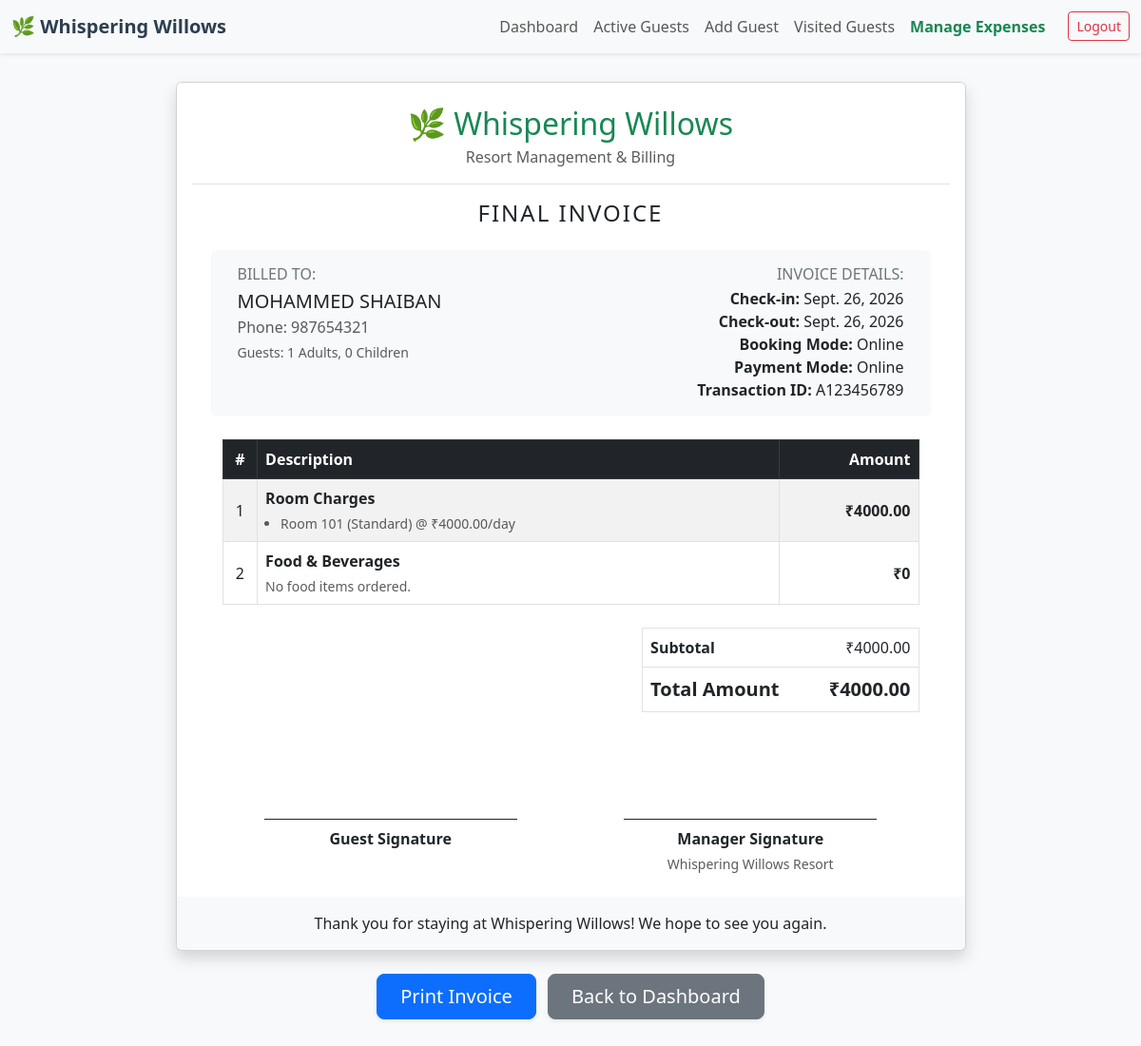
/view-bill/14/ (signed in), run on the app's committed database.
### resort/models.py (models this page shows, shortened)
class Guest(models.Model):
    MODE_CHOICES = (
        ('Online', 'Online'),
        ('Offline', 'Offline'),
    )
    name = models.CharField(max_length=200)
    phone_number = models.CharField(max_length=20)
    mode_of_booking = models.CharField(max_length=20, choices=MODE_CHOICES)
    booked_by = models.CharField(max_length=200, blank=True, null=True, help_text="Required if offline")
    number_of_adults = models.IntegerField(default=1)
    number_of_children = models.IntegerField(default=0)
    extra_bed_needed = models.BooleanField(default=False)
    extra_bed_rate = models.DecimalField(max_digits=10, decimal_places=2, default=Decimal('0.00'))
    check_in_date = models.DateField(default=timezone.now)
    check_out_date = models.DateField(blank=True, null=True)
    is_checked_out = models.BooleanField(default=False)
    PAYMENT_MODE_CHOICES = (
        ('Cash', 'Cash'),
        ('Card', 'Card'),
        ('Online', 'Online'),
    )
    payment_mode = models.CharField(max_length=20, choices=PAYMENT_MODE_CHOICES, blank=True, null=True)
    transaction_id = models.CharField(max_length=100, blank=True, null=True)
    @property
    def daily_room_rate(self):
        base_daily_rate = sum(room.rate_per_day for room in self.bookedroom_set.all())
        if self.extra_bed_needed:
            base_daily_rate += self.extra_bed_rate
        return base_daily_rate
    @property
    def total_room_bill(self):
        if not self.check_out_date:
            return Decimal('0.00')
        days = (self.check_out_date - self.check_in_date).days
        if days <= 0:
            days = 1
        return self.daily_room_rate * days
    @property
    def total_food_bill(self):
        return sum(order.total_amount for order in self.foodcharge_set.all())
    @property
    def total_bill(self):
        return self.total_room_bill + self.total_food_bill

class BookedRoom(models.Model):
    guest = models.ForeignKey(Guest, on_delete=models.CASCADE, null=True, blank=True)
    reservation = models.ForeignKey('channel_manager.Reservation', on_delete=models.CASCADE, null=True, blank=True, related_name='booked_rooms')
    physical_room = models.ForeignKey('channel_manager.PhysicalRoom', on_delete=models.SET_NULL, null=True, blank=True)
    room_type = models.CharField(max_length=100)
    room_number = models.CharField(max_length=50)
    rate_per_day = models.DecimalField(max_digits=10, decimal_places=2)

### resort/views.py (the view)
# urls.py: path('view-bill/<int:guest_id>/', views.view_bill, name='view_bill'),
@login_required
def view_bill(request, guest_id):
    guest = get_object_or_404(Guest, id=guest_id, is_checked_out=True)
    return render(request, 'resort/checkout_bill.html', {'guest': guest})

### resort/templates/resort/checkout_bill.html (shortened to what this page needs)
{% extends 'resort/base.html' %}
{% block content %}
<div class="row justify-content-center mb-5">
    <div class="col-md-9">
        <div class="card shadow" id="bill-card">
            <div class="card-header bg-white text-center border-bottom-0 pt-4 pb-0">
                <h2 class="mb-1 text-success font-weight-bold">🌿 Whispering Willows</h2>
                <p class="text-muted mb-3">Resort Management & Billing</p>
                <div class="border-top pt-3"></div>
            </div>
            <div class="card-body px-5 pt-0">
                <h4 class="text-center mb-4 font-weight-bold text-uppercase tracking-wider">Final Invoice</h4>
                <div class="row mb-4 bg-light p-3 rounded">
                    <div class="col-sm-6">
                        <h6 class="mb-1 text-secondary text-uppercase text-xs font-weight-bold">Billed To:</h6>
                        <div class="fs-5 font-weight-bold text-dark">{{ guest.name }}</div>
                        <div class="text-muted">Phone: {{ guest.phone_number }}</div>
                        <div class="text-muted small mt-1">Guests: {{ guest.number_of_adults }} Adults, {{ guest.number_of_children }} Children</div>
                    </div>
                    <div class="col-sm-6 text-sm-end mt-3 mt-sm-0">
                        <h6 class="mb-1 text-secondary text-uppercase text-xs font-weight-bold">Invoice Details:</h6>
                        <div class="text-dark"><strong>Check-in:</strong> {{ guest.check_in_date }}</div>
                        <div class="text-dark"><strong>Check-out:</strong> {{ guest.check_out_date }}</div>
                        <div class="text-dark"><strong>Booking Mode:</strong> {{ guest.mode_of_booking }}</div>
                        <div class="text-dark"><strong>Payment Mode:</strong> {{ guest.payment_mode|default:"N/A" }}</div>
                        {% if guest.payment_mode == 'Online' and guest.transaction_id %}
                        <div class="text-dark"><strong>Transaction ID:</strong> {{ guest.transaction_id }}</div>
                        {% endif %}
                    </div>
                </div>
                <div class="table-responsive-sm mb-4">
                    <table class="table table-bordered table-striped align-middle">
                        <thead class="table-dark">
                            <tr>
                                <th class="text-center" style="width: 5%">#</th>
                                <th>Description</th>
                                <th class="text-end" style="width: 20%">Amount</th>
                            </tr>
                        </thead>
                        <tbody>
                            <tr>
                                <td class="text-center">1</td>
                                <td>
                                    <strong>Room Charges</strong>
                                    {% if guest.bookedroom_set.all %}
                                        <ul class="mb-0 small text-muted mt-1 ps-3">
                                        {% for room in guest.bookedroom_set.all %}
                                            <li>Room {{ room.room_number }} ({{ room.room_type }}) @ ₹{{ room.rate_per_day }}/day</li>
                                        {% endfor %}
                                        </ul>
                                    {% else %}
                                        <div class="small text-muted mt-1">No rooms recorded.</div>
                                    {% endif %}
                                </td>
                                <td class="text-end fw-bold">₹{{ guest.total_room_bill }}</td>
                            </tr>
                            <tr>
                                <td class="text-center">2</td>
                                <td>
                                    <strong>Food & Beverages</strong>
                                    {% if guest.foodcharge_set.all %}
                                    <ul class="mb-0 small text-muted mt-1 ps-3">
                                        {% for fc in guest.foodcharge_set.all %}
                                        <li>{{ fc.quantity }}x {{ fc.item_name }} (@₹{{ fc.rate_per_unit }}) = <strong>₹{{ fc.total_amount }}</strong></li>
                                        {% endfor %}
                                    </ul>
                                    {% else %}
                                    <div class="small text-muted mt-1">No food items ordered.</div>
                                    {% endif %}
                                </td>
                                <td class="text-end fw-bold">₹{{ guest.total_food_bill }}</td>
                            </tr>
                        </tbody>
                    </table>
                </div>
                <div class="row mt-4">
                    <div class="col-lg-5 col-sm-6 ms-auto">
                        <table class="table table-clear border">
                            <tbody>
                                <tr>
                                    <td class="text-start"><strong>Subtotal</strong></td>
                                    <td class="text-end">₹{{ guest.total_bill }}</td>
                                </tr>
                                <tr class="bg-success text-white">
                                    <td class="text-start fs-5"><strong>Total Amount</strong></td>
                                    <td class="text-end fs-5"><strong>₹{{ guest.total_bill }}</strong></td>
                                </tr>
                            </tbody>
                        </table>
                    </div>
                </div>
                <div class="row mt-5 pt-5 pb-2">
                    <div class="col-6 text-center">
                        <div class="border-top border-dark w-75 mx-auto pt-2">
                            <strong>Guest Signature</strong>
                        </div>
                    </div>
                    <div class="col-6 text-center">
                        <div class="border-top border-dark w-75 mx-auto pt-2">
                            <strong>Manager Signature</strong>
                            <div class="small text-muted mt-1">Whispering Willows Resort</div>
                        </div>
                    </div>
                </div>
            </div>
            <div class="card-footer bg-light text-center py-3 border-top-0 rounded-bottom">
                <p class="mb-0 font-italic">Thank you for staying at Whispering Willows! We hope to see you again.</p>
            </div>
        </div>
        <div class="text-center mt-4 d-print-none">
            <button class="btn btn-primary btn-lg me-2 px-4 shadow-sm" onclick="window.print()">
                 Print Invoice
            </button>
            <a href="{% url 'home' %}" class="btn btn-secondary btn-lg px-4 shadow-sm">Back to Dashboard</a>
        </div>
    </div>
</div>
{% endblock %}

### resort/templates/resort/base.html (style rules this page uses)
body { background-color: #f8f9fa; }

### resort/templates/resort/checkout_bill.html (style rules this page uses)
.tracking-wider { letter-spacing: 2px; }

### data on the page
Guest: name "MOHAMMED SHAIBAN", phone_number "987654321", number_of_adults "1", number_of_children "0", check_in_date "Sept. 26, 2026", check_out_date "Sept. 26, 2026", mode_of_booking "Online", payment_mode "Online", transaction_id "A123456789", total_room_bill "4000.00", total_food_bill "0", total_bill "4000.00"
BookedRoom: room_number "101", room_type "Standard", rate_per_day "4000.00"
